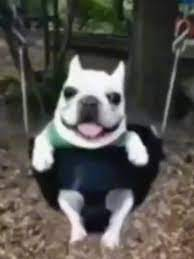
#> input picture images/dog.jpeg, 194 x 259 px; its folder holds only this picture in this run
$ python -i linedraw.py   (imports and definitions only)
#> lines starting #> are read from the running program, lines starting #| are printed output that depends on the picture
### perlin.py
#Perlin Noise
#Based on Javascript from p5.js (https://github.com/processing/p5.js/blob/master/src/math/noise.js)

import math
import random

PERLIN_YWRAPB = 4
PERLIN_YWRAP = 1<<PERLIN_YWRAPB
PERLIN_ZWRAPB = 8
PERLIN_ZWRAP = 1<<PERLIN_ZWRAPB
PERLIN_SIZE = 4095

perlin_octaves = 4
perlin_amp_falloff = 0.5

def scaled_cosine(i):
    return 0.5*(1.0-math.cos(i*math.pi))

perlin = None

def noise(x,y=0,z=0):
    global perlin
    if perlin == None:
        perlin = []
        for i in range(0,PERLIN_SIZE+1):
            perlin.append(random.random())
    if x<0:x=-x
    if y<0:y=-y
    if z<0:z=-z

    xi,yi,zi = int(x),int(y),int(z)
    xf = x-xi
    yf = y-yi
    zf = z-zi
    rxf = ryf = None

    r = 0
    ampl = 0.5

    n1 = n2 = n3 = None
    for o in range(0,perlin_octaves):
        of=xi+(yi<<PERLIN_YWRAPB)+(zi<<PERLIN_ZWRAPB)

        rxf = scaled_cosine(xf)
        ryf = scaled_cosine(yf)

        n1  = perlin[of&PERLIN_SIZE]
        n1 += rxf*(perlin[(of+1)&PERLIN_SIZE]-n1)
        n2  = perlin[(of+PERLIN_YWRAP)&PERLIN_SIZE]
        n2 += rxf*(perlin[(of+PERLIN_YWRAP+1)&PERLIN_SIZE]-n2)
        n1 += ryf*(n2-n1)

        of += PERLIN_ZWRAP
        n2  = perlin[of&PERLIN_SIZE]
        n2 += rxf*(perlin[(of+1)&PERLIN_SIZE]-n2)
        n3  = perlin[(of+PERLIN_YWRAP)&PERLIN_SIZE]
        n3 += rxf*(perlin[(of+PERLIN_YWRAP+1)&PERLIN_SIZE]-n3)
        n2 += ryf*(n3-n2)

        n1 += scaled_cosine(zf)*(n2-n1)

        r += n1*ampl
        ampl *= perlin_amp_falloff
        xi<<=1
        xf*=2
        yi<<=1
        yf*=2
        zi<<=1
        zf*=2

        if (xf>=1.0): xi+=1; xf-=1
        if (yf>=1.0): yi+=1; yf-=1
        if (zf>=1.0): zi+=1; zf-=1
    return r

def noiseDetail(lod, falloff):
    if lod>0:perlin_octaves=lod
    if falloff>0:perlin_amp_falloff=falloff


class LCG():
    # [5 lines left out: function __init__, not called in this run]
    def setSeed(self,val=None):
        self.z = self.seed = (math.random()*self.m if val == None else val) >> 0
    def getSeed(self):
        return self.seed
    def rand(self):
        self.z = (self.a * self.z + self.c) % self.m
        return self.z/self.m


# [6 lines left out: function noiseSeed, not called in this run]


### strokesort.py
from random import *
from PIL import Image, ImageDraw, ImageOps
from utility import *


def sortlines(lines):
    print("optimizing stroke sequence...")
    clines = lines[:]
    slines = [clines.pop(0)]
    while clines != []:
        x,s,r = None,1000000,False
        for l in clines:
            d = distsum(l[0],slines[-1][-1])
            dr = distsum(l[-1],slines[-1][-1])
            if d < s:
                x,s,r = l[:],d,False
            if dr < s:
                x,s,r = l[:],s,True

        clines.remove(x)
        if r == True:
            x = x[::-1]
        slines.append(x)
    return slines

# [13 lines left out: function visualize, not called in this run]

# [6 lines that do not run on import are left out]

### utility.py
import numpy as np

Y_MAX = 0

# [6 lines left out: function midpt, not called in this run]


def distsum(*args):
    return sum([ ((args[i][0]-args[i-1][0])**2 + (args[i][1]-args[i-1][1])**2)**0.5 for i in range(1,len(args))])


# [45 lines left out: functions fitToScale, copyToPositionsTxt, not called in this run]

### linedraw.py
from random import *
import math
import argparse

from PIL import Image, ImageDraw, ImageOps

from filters import *
from strokesort import *
import perlin
from utility import *

no_cv = False
export_path = "static/output/out.svg"
draw_contours = True
draw_hatch = True
show_bitmap = False
resolution = 1024
hatch_size = 16
contour_simplify = 2

try:
    import numpy as np
    import cv2
except:
    print("Cannot import numpy/openCV. Switching to NO_CV mode.")
    no_cv = True

def find_edges(IM):
    print("finding edges...")
    if no_cv:
        #appmask(IM,[F_Blur])
        appmask(IM,[F_SobelX,F_SobelY])
    else:
        im = np.array(IM)
        im = cv2.GaussianBlur(im,(3,3),0)
        im = cv2.Canny(im,100,200)
        IM = Image.fromarray(im)
    return IM.point(lambda p: p > 128 and 255)


def getdots(IM):
    print("getting contour points...")
    PX = IM.load()
    dots = []
    w,h = IM.size
    for y in range(h-1):
        row = []
        for x in range(1,w):
            if PX[x,y] == 255:
                if len(row) > 0:
                    if x-row[-1][0] == row[-1][-1]+1:
                        row[-1] = (row[-1][0],row[-1][-1]+1)
                    else:
                        row.append((x,0))
                else:
                    row.append((x,0))
        dots.append(row)
    return dots

def connectdots(dots):
    print("connecting contour points...")
    contours = []
    for y in range(len(dots)):
        for x,v in dots[y]:
            if v > -1:
                if y == 0:
                    contours.append([(x,y)])
                else:
                    closest = -1
                    cdist = 100
                    for x0,v0 in dots[y-1]:
                        if abs(x0-x) < cdist:
                            cdist = abs(x0-x)
                            closest = x0

                    if cdist > 3:
                        contours.append([(x,y)])
                    else:
                        found = 0
                        for i in range(len(contours)):
                            if contours[i][-1] == (closest,y-1):
                                contours[i].append((x,y,))
                                found = 1
                                break
                        if found == 0:
                            contours.append([(x,y)])
        for c in contours:
            if c[-1][1] < y-1 and len(c)<4:
                contours.remove(c)
    return contours


def getcontours(IM,sc=2):
    print("generating contours...")
    IM = find_edges(IM)
    IM1 = IM.copy()
    IM2 = IM.rotate(-90,expand=True).transpose(Image.FLIP_LEFT_RIGHT)
    dots1 = getdots(IM1)
    contours1 = connectdots(dots1)
    dots2 = getdots(IM2)
    contours2 = connectdots(dots2)

    for i in range(len(contours2)):
        contours2[i] = [(c[1],c[0]) for c in contours2[i]]
    contours = contours1+contours2

    for i in range(len(contours)):
        for j in range(len(contours)):
            if len(contours[i]) > 0 and len(contours[j])>0:
                if distsum(contours[j][0],contours[i][-1]) < 8:
                    contours[i] = contours[i]+contours[j]
                    contours[j] = []

    for i in range(len(contours)):
        contours[i] = [contours[i][j] for j in range(0,len(contours[i]),8)]


    contours = [c for c in contours if len(c) > 1]

    for i in range(0,len(contours)):
        contours[i] = [(v[0]*sc,v[1]*sc) for v in contours[i]]

    for i in range(0,len(contours)):
        for j in range(0,len(contours[i])):
            contours[i][j] = int(contours[i][j][0]+10*perlin.noise(i*0.5,j*0.1,1)),int(contours[i][j][1]+10*perlin.noise(i*0.5,j*0.1,2))

    return contours


def hatch(IM,sc=16):
    print("hatching...")
    PX = IM.load()
    w,h = IM.size
    lg1 = []
    lg2 = []
    for x0 in range(w):
        for y0 in range(h):
            x = x0*sc
            y = y0*sc
            if PX[x0,y0] > 144:
                pass

            elif PX[x0,y0] > 64:
                lg1.append([(x,y+sc/4),(x+sc,y+sc/4)])
            elif PX[x0,y0] > 16:
                lg1.append([(x,y+sc/4),(x+sc,y+sc/4)])
                lg2.append([(x+sc,y),(x,y+sc)])

            else:
                lg1.append([(x,y+sc/4),(x+sc,y+sc/4)])
                lg1.append([(x,y+sc/2+sc/4),(x+sc,y+sc/2+sc/4)])
                lg2.append([(x+sc,y),(x,y+sc)])

    lines = [lg1,lg2]
    for k in range(0,len(lines)):
        for i in range(0,len(lines[k])):
            for j in range(0,len(lines[k])):
                if lines[k][i] != [] and lines[k][j] != []:
                    if lines[k][i][-1] == lines[k][j][0]:
                        lines[k][i] = lines[k][i]+lines[k][j][1:]
                        lines[k][j] = []
        lines[k] = [l for l in lines[k] if len(l) > 0]
    lines = lines[0]+lines[1]

    for i in range(0,len(lines)):
        for j in range(0,len(lines[i])):
            lines[i][j] = int(lines[i][j][0]+sc*perlin.noise(i*0.5,j*0.1,1)),int(lines[i][j][1]+sc*perlin.noise(i*0.5,j*0.1,2))-j
    return lines


def sketch(path):
#> called with path = 'images/dog.jpeg'
    IM = None
    possible = [path,"images/"+path,"images/"+path+".jpg","images/"+path+".png","images/"+path+".tif"]
    for p in possible:
        try:
            IM = Image.open(p)
#> IM is the input picture: PIL image 194x259 RGB; mean R, G, B 85.8, 83.4, 78.9
            break
        except FileNotFoundError:
            print("The Input File wasn't found. Check Path")
            exit(0)
            pass
    w,h = IM.size
#> w = 194; h = 259

    IM = IM.convert("L")
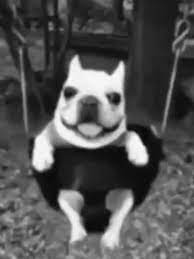
#> IM: PIL image 194x259 L; min 2, max 255, mean 83.6
    IM=ImageOps.autocontrast(IM,10)
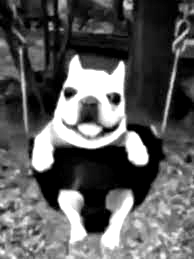
#> IM: PIL image 194x259 L; min 0, max 255, mean 92.6

    lines = []
    if draw_contours:
        lines += getcontours(IM.resize((resolution//contour_simplify,resolution//contour_simplify*h//w)),contour_simplify)
#> in find_edges, `im = np.array(IM)`:
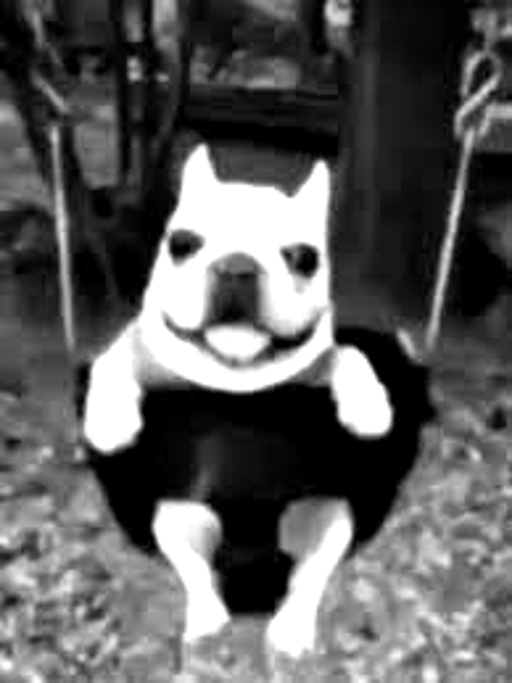
#> im: shape (683, 512); min 0, max 255, mean 92.6
#> in find_edges, `im = cv2.Canny(im,100,200)`:
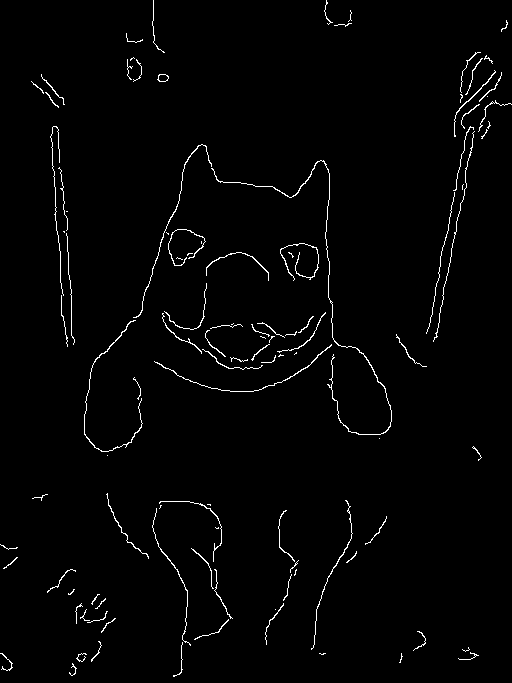
#> im: shape (683, 512); 1.7% white in thin lines or dots
#> in getcontours, `IM2 = IM.rotate(-90,expand=True).transpose(Image.FLIP_LEFT_RIGHT)`:
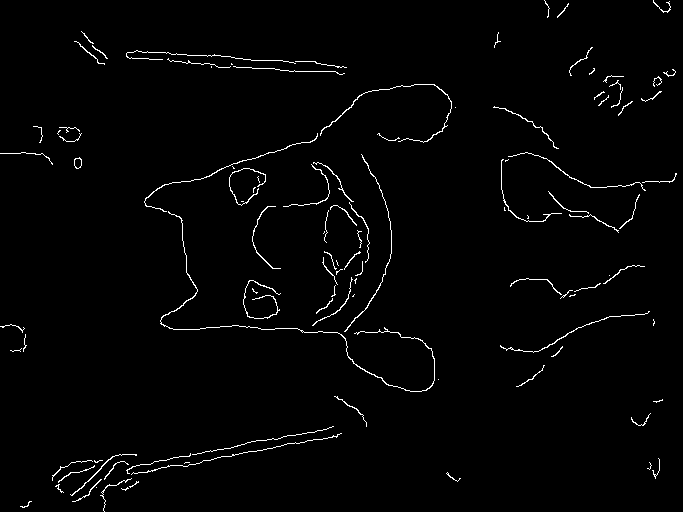
#> IM2: PIL image 683x512 L; 1.7% white in thin lines or dots
#> in getcontours, `dots1 = getdots(IM1)`: dots1 = 682 items
#> after the loop in connectdots, `for y in range(len(dots)):`: contours = 124 items
#> in getcontours, `dots2 = getdots(IM2)`: dots2 = 511 items
#> in getcontours, `contours2 = connectdots(dots2)`: contours2 = 137 items
#> the loop in getcontours, `for i in range(len(contours2)):` made 137 passes
#> in getcontours, `contours = contours1+contours2`: contours = 261 items
#> in getcontours, `contours = [c for c in contours if len(c) > 1]`: contours = 105 items
#> the loop in getcontours, `for i in range(0,len(contours)):` made 105 passes
#> the loop in getcontours, `for i in range(0,len(contours)):` made 105 passes
    if draw_hatch:
        lines += hatch(IM.resize((resolution//hatch_size,resolution//hatch_size*h//w)),hatch_size)

    lines = sortlines(lines)
    if show_bitmap:
        disp = Image.new("RGB",(resolution,resolution*h//w),(255,255,255))
        draw = ImageDraw.Draw(disp)
        for l in lines:
            draw.line(l,(0,0,0),5)
        disp.show()

    f = open(export_path,'w')
    f.write(makesvg(lines))
#> the loop in makesvg, `for l in lines:` made 1148 passes
#> l on passes 2, 3, 5: [(326, 105), (309, 120), (293, 135)], [(296, 134), (313, 133), (329, 132)], [(245, 227), (262, 226)]
    f.close()
    print(len(lines),"strokes.")
#| 1148 strokes.
    print("done.")
    return lines


def makesvg(lines):
    print("generating svg file...")
    out = '<svg xmlns="http://www.w3.org/2000/svg" version="1.1">'
    for l in lines:
        l = ",".join([str(p[0]*0.5)+","+str(p[1]*0.5) for p in l])
        out += '<polyline points="'+l+'" stroke="black" stroke-width="2" fill="none" />\n'
    out += '</svg>'
    return out


# [44 lines not run here, left out]

>>> result = sketch('images/dog.jpeg')

$ run again, on images/james_eddy.jpg
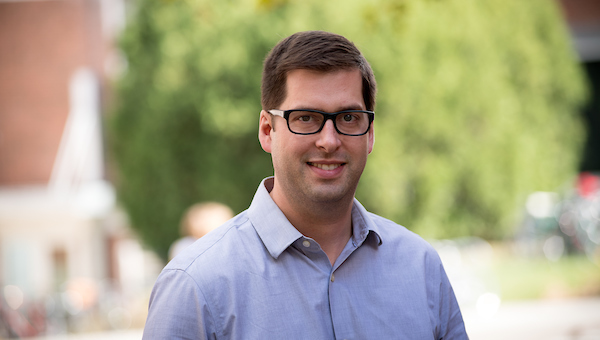
#> input picture images/james_eddy.jpg, 600 x 340 px
#> in sketch, IM is the input picture: PIL image 600x340 RGB; mean R, G, B 166.3, 162.9, 135.5
#> in find_edges, `im = cv2.Canny(im,100,200)`:
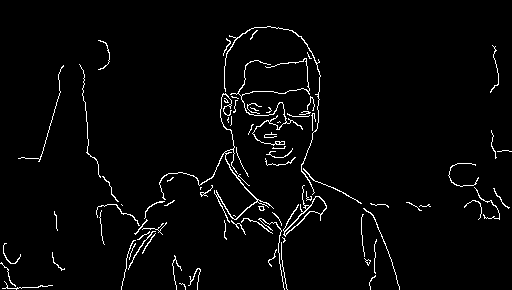
#> im: shape (290, 512); 2.9% white in thin lines or dots
#> in getcontours, `IM2 = IM.rotate(-90,expand=True).transpose(Image.FLIP_LEFT_RIGHT)`:
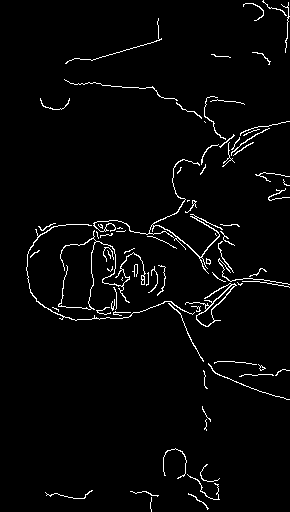
#> IM2: PIL image 290x512 L; 2.9% white in thin lines or dots
#> dots1 = 289 items, first 6: [], [], [], [], [], []
#> after the loop in connectdots, `for y in range(len(dots)):`: contours = 122 items
#> dots2 = 511 items
#> contours2 = 118 items
#> the loop in getcontours, `for i in range(len(contours2)):` made 118 passes
#> in getcontours, `contours = contours1+contours2`: contours = 240 items
#> in getcontours, `contours = [c for c in contours if len(c) > 1]`: contours = 93 items
#> the loop in getcontours, `for i in range(0,len(contours)):` made 93 passes
#> the loop in getcontours, `for i in range(0,len(contours)):` made 93 passes
#> the loop in makesvg, `for l in lines:` made 456 passes
#> l on passes 3 to 5: [(694, 332), (710, 331), (726, 331), (742, 331)], [(728, 342), (712, 357)], [(697, 350), (713, 350), (728, 348), (742, 347)]
#| 456 strokes.

$ run again, on images/pug.jpg
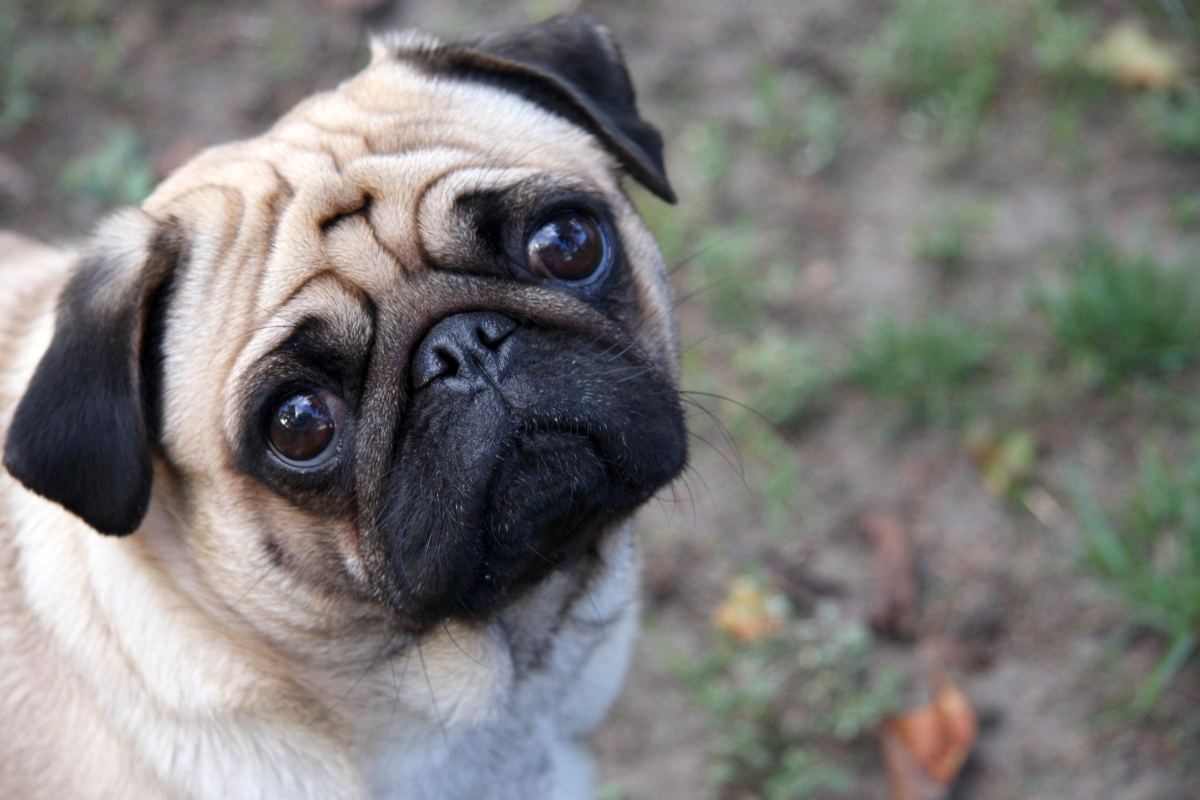
#> input picture images/pug.jpg, 2400 x 1600 px (shown at 1/2 size)
#> in sketch, IM is the input picture: PIL image 2400x1600 RGB; mean R, G, B 123.8, 122.8, 120.7
#> in find_edges, `im = cv2.Canny(im,100,200)`:
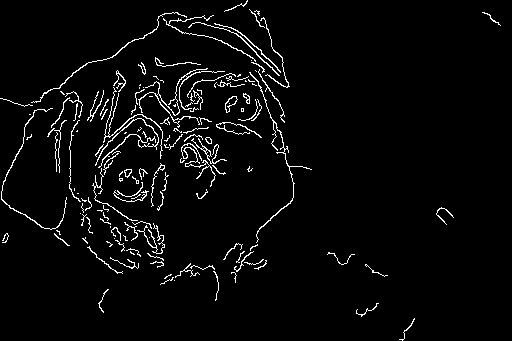
#> im: shape (341, 512); 3.6% white in thin lines or dots
#> in getcontours, `IM2 = IM.rotate(-90,expand=True).transpose(Image.FLIP_LEFT_RIGHT)`:
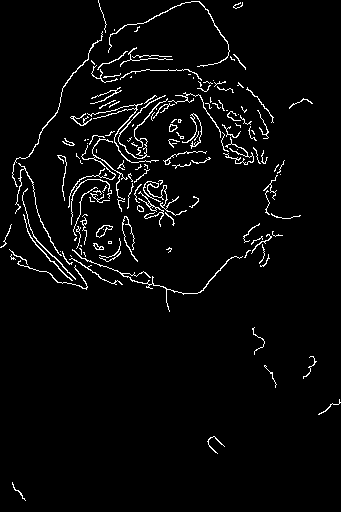
#> IM2: PIL image 341x512 L; 3.6% white in thin lines or dots
#> dots1 = 340 items
#> after the loop in connectdots, `for y in range(len(dots)):`: contours = 230 items
#> dots2 = 511 items
#> contours2 = 227 items
#> in getcontours, `contours = contours1+contours2`: contours = 457 items
#> in getcontours, `contours = [c for c in contours if len(c) > 1]`: contours = 125 items
#> the loop in getcontours, `for i in range(0,len(contours)):` made 125 passes
#> the loop in getcontours, `for i in range(0,len(contours)):` made 125 passes
#> the loop in makesvg, `for l in lines:` made 522 passes
#> l on passes 1, 3, 5: [(486, 8), (452, 24), (467, 18), (483, 12), (500, 5)], [(612, 29), (629, 28), (647, 27), (664, 25)], [(1032, 10), (1017, 25)]
#| 522 strokes.
